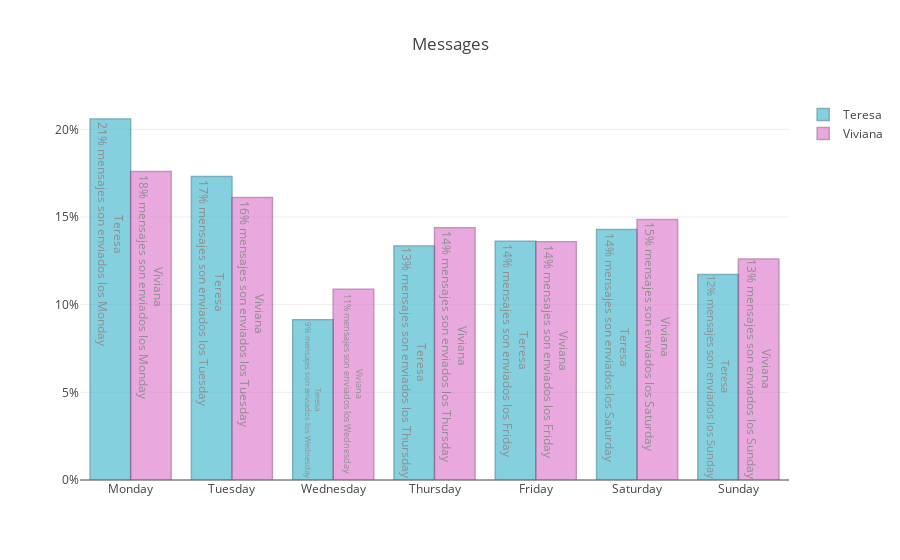

This figure's notebook cell:
### Code cell
trace_tere = go.Bar(
                x=df[df['user']=='Teresa'].dow.value_counts(normalize=True).reset_index()['index'].values,
                y=df[df['user']=='Teresa'].dow.value_counts(normalize=True).reset_index()['dow'].values,
                text=[f"Teresa<br>{count*100:.0f}% mensajes son enviados los {day}" for (day,count) in 
                      zip(df[df['user']=='Teresa'].dow.value_counts(normalize=True).reset_index()['index'].values, 
                          df[df['user']=='Teresa'].dow.value_counts(normalize=True).reset_index()['dow'].values)],
                hoverinfo='text', 
                opacity=0.6,
                marker=dict(color=color_tere,
                            line=dict(color=color_tere_dark,width=1.5,)
                           ),
                name='Teresa',
                #width=.8
)

trace_vivi = go.Bar(
                x=df[df['user']=='Viviana'].dow.value_counts(normalize=True).reset_index()['index'].values,
                y=df[df['user']=='Viviana'].dow.value_counts(normalize=True).reset_index()['dow'].values,
                text=[f"Viviana<br>{count*100:.0f}% mensajes son enviados los {day}" for (day,count) in 
                      zip(df[df['user']=='Viviana'].dow.value_counts(normalize=True).reset_index()['index'].values, 
                          df[df['user']=='Viviana'].dow.value_counts(normalize=True).reset_index()['dow'].values)],
                hoverinfo='text', 
                opacity=0.6,
                marker=dict(color=color_vivi,
                            line=dict(color=color_vivi_dark,width=1.5,)
                           ),
                name='Viviana',
                #width=.8
)

layout = go.Layout(title='Messages',
                   xaxis=dict(categoryorder='array',
                              categoryarray=list(calendar.day_name)),
                   yaxis=dict(tickformat=',.0%'),
                  )

fig = go.Figure(data=[trace_tere, trace_vivi], layout=layout)
iplot(fig)

### Figure 1 — Plotly figure (JSON) as saved in the notebook; plotly's stock layout.template omitted (floating-point values rounded to 4 significant figures)
{"data": [{"hoverinfo": "text", "marker": {"color": "#33b2cb", "line": {"color": "#237C8E", "width": 1.5}}, "name": "Teresa", "opacity": 0.6, "text": ["Teresa<br>21% mensajes son enviados los Monday", "Teresa<br>17% mensajes son enviados los Tuesday", "Teresa<br>14% mensajes son enviados los Saturday", "Teresa<br>14% mensajes son enviados los Friday", "Teresa<br>13% mensajes son enviados los Thursday", "Teresa<br>12% mensajes son enviados los Sunday", "Teresa<br>9% mensajes son enviados los Wednesday"], "type": "bar", "x": ["Monday", "Tuesday", "Saturday", "Friday", "Thursday", "Sunday", "Wednesday"], "y": [0.2059, 0.1731, 0.1428, 0.1362, 0.1334, 0.1172, 0.09141]}, {"hoverinfo": "text", "marker": {"color": "#db70c9", "line": {"color": "#994e8c", "width": 1.5}}, "name": "Viviana", "opacity": 0.6, "text": ["Viviana<br>18% mensajes son enviados los Monday", "Viviana<br>16% mensajes son enviados los Tuesday", "Viviana<br>15% mensajes son enviados los Saturday", "Viviana<br>14% mensajes son enviados los Thursday", "Viviana<br>14% mensajes son enviados los Friday", "Viviana<br>13% mensajes son enviados los Sunday", "Viviana<br>11% mensajes son enviados los Wednesday"], "type": "bar", "x": ["Monday", "Tuesday", "Saturday", "Thursday", "Friday", "Sunday", "Wednesday"], "y": [0.1759, 0.1611, 0.1486, 0.1438, 0.1359, 0.126, 0.1088]}], "layout": {"title": {"text": "Messages"}, "xaxis": {"categoryarray": ["Monday", "Tuesday", "Wednesday", "Thursday", "Friday", "Saturday", "Sunday"], "categoryorder": "array"}, "yaxis": {"tickformat": ",.0%"}}}
